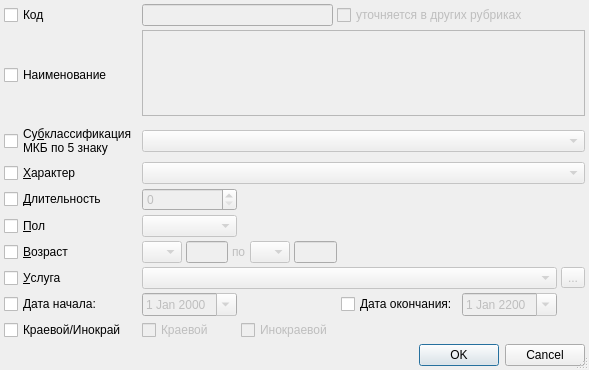
<?xml version="1.0" encoding="UTF-8"?>
<ui version="4.0">
 <class>ItemFinderDialog</class>
 <widget class="QDialog" name="ItemFinderDialog">
  <property name="geometry">
   <rect>
    <x>0</x>
    <y>0</y>
    <width>560</width>
    <height>370</height>
   </rect>
  </property>
  <property name="windowTitle">
   <string>ChangeMe!</string>
  </property>
  <property name="sizeGripEnabled">
   <bool>true</bool>
  </property>
  <layout class="QGridLayout" name="gridLayout">
   <property name="margin">
    <number>4</number>
   </property>
   <property name="spacing">
    <number>4</number>
   </property>
   <item row="0" column="1" colspan="2">
    <widget class="QLineEdit" name="edtCode">
     <property name="enabled">
      <bool>false</bool>
     </property>
    </widget>
   </item>
   <item row="0" column="3" colspan="4">
    <widget class="QCheckBox" name="chkPrim">
     <property name="enabled">
      <bool>false</bool>
     </property>
     <property name="whatsThis">
      <string>В справочнике МКБ обычно отмечается звёздочкой</string>
     </property>
     <property name="text">
      <string>уточняется в других рубриках</string>
     </property>
    </widget>
   </item>
   <item row="8" column="6">
    <widget class="QToolButton" name="btnSelectService">
     <property name="enabled">
      <bool>false</bool>
     </property>
     <property name="text">
      <string>...</string>
     </property>
    </widget>
   </item>
   <item row="7" column="1" colspan="3">
    <layout class="QHBoxLayout" name="horizontalLayout">
     <property name="spacing">
      <number>4</number>
     </property>
     <item>
      <widget class="QComboBox" name="cmbBegAgeUnit">
       <property name="enabled">
        <bool>false</bool>
       </property>
       <item>
        <property name="text">
         <string/>
        </property>
       </item>
       <item>
        <property name="text">
         <string>Д</string>
        </property>
       </item>
       <item>
        <property name="text">
         <string>Н</string>
        </property>
       </item>
       <item>
        <property name="text">
         <string>М</string>
        </property>
       </item>
       <item>
        <property name="text">
         <string>Г</string>
        </property>
       </item>
      </widget>
     </item>
     <item>
      <widget class="QLineEdit" name="edtBegAgeCount">
       <property name="enabled">
        <bool>false</bool>
       </property>
       <property name="sizePolicy">
        <sizepolicy hsizetype="Expanding" vsizetype="Fixed">
         <horstretch>0</horstretch>
         <verstretch>0</verstretch>
        </sizepolicy>
       </property>
       <property name="inputMask">
        <string>000; </string>
       </property>
       <property name="maxLength">
        <number>3</number>
       </property>
      </widget>
     </item>
     <item>
      <widget class="QLabel" name="lblAgeSep">
       <property name="enabled">
        <bool>false</bool>
       </property>
       <property name="text">
        <string>по</string>
       </property>
       <property name="buddy">
        <cstring>cmbEndAgeUnit</cstring>
       </property>
      </widget>
     </item>
     <item>
      <widget class="QComboBox" name="cmbEndAgeUnit">
       <property name="enabled">
        <bool>false</bool>
       </property>
       <item>
        <property name="text">
         <string/>
        </property>
       </item>
       <item>
        <property name="text">
         <string>Д</string>
        </property>
       </item>
       <item>
        <property name="text">
         <string>Н</string>
        </property>
       </item>
       <item>
        <property name="text">
         <string>М</string>
        </property>
       </item>
       <item>
        <property name="text">
         <string>Г</string>
        </property>
       </item>
      </widget>
     </item>
     <item>
      <widget class="QLineEdit" name="edtEndAgeCount">
       <property name="enabled">
        <bool>false</bool>
       </property>
       <property name="sizePolicy">
        <sizepolicy hsizetype="Expanding" vsizetype="Fixed">
         <horstretch>0</horstretch>
         <verstretch>0</verstretch>
        </sizepolicy>
       </property>
       <property name="inputMask">
        <string>000; </string>
       </property>
       <property name="maxLength">
        <number>3</number>
       </property>
      </widget>
     </item>
    </layout>
   </item>
   <item row="8" column="1" colspan="5">
    <widget class="CRBComboBox" name="cmbService">
     <property name="enabled">
      <bool>false</bool>
     </property>
    </widget>
   </item>
   <item row="7" column="5" colspan="2">
    <spacer name="spacer_2">
     <property name="orientation">
      <enum>Qt::Horizontal</enum>
     </property>
     <property name="sizeHint" stdset="0">
      <size>
       <width>173</width>
       <height>20</height>
      </size>
     </property>
    </spacer>
   </item>
   <item row="3" column="1" colspan="6">
    <widget class="CRBComboBox" name="cmbMKBSubclass">
     <property name="enabled">
      <bool>false</bool>
     </property>
     <property name="whatsThis">
      <string>Последующее уточнение кода диагноза, не предписанное справочником МКБ</string>
     </property>
    </widget>
   </item>
   <item row="4" column="1" colspan="6">
    <widget class="QComboBox" name="cmbCharacters">
     <property name="enabled">
      <bool>false</bool>
     </property>
     <property name="whatsThis">
      <string>Допустимый характер заболевания, применяется для контроля ввода</string>
     </property>
    </widget>
   </item>
   <item row="5" column="1">
    <widget class="QSpinBox" name="edtDuration">
     <property name="enabled">
      <bool>false</bool>
     </property>
     <property name="maximum">
      <number>999</number>
     </property>
    </widget>
   </item>
   <item row="5" column="2" colspan="5">
    <spacer>
     <property name="orientation">
      <enum>Qt::Horizontal</enum>
     </property>
     <property name="sizeHint" stdset="0">
      <size>
       <width>289</width>
       <height>17</height>
      </size>
     </property>
    </spacer>
   </item>
   <item row="6" column="1">
    <widget class="QComboBox" name="cmbSex">
     <property name="enabled">
      <bool>false</bool>
     </property>
     <item>
      <property name="text">
       <string/>
      </property>
     </item>
     <item>
      <property name="text">
       <string>М</string>
      </property>
     </item>
     <item>
      <property name="text">
       <string>Ж</string>
      </property>
     </item>
    </widget>
   </item>
   <item row="6" column="2" colspan="5">
    <spacer name="spacer">
     <property name="orientation">
      <enum>Qt::Horizontal</enum>
     </property>
     <property name="sizeHint" stdset="0">
      <size>
       <width>289</width>
       <height>20</height>
      </size>
     </property>
    </spacer>
   </item>
   <item row="13" column="0" colspan="7">
    <widget class="QDialogButtonBox" name="buttonBox">
     <property name="orientation">
      <enum>Qt::Horizontal</enum>
     </property>
     <property name="standardButtons">
      <set>QDialogButtonBox::Cancel|QDialogButtonBox::Ok</set>
     </property>
    </widget>
   </item>
   <item row="9" column="5">
    <widget class="CDateEdit" name="edtEndDate">
     <property name="enabled">
      <bool>false</bool>
     </property>
     <property name="sizePolicy">
      <sizepolicy hsizetype="Maximum" vsizetype="Fixed">
       <horstretch>0</horstretch>
       <verstretch>0</verstretch>
      </sizepolicy>
     </property>
     <property name="date">
      <date>
       <year>2200</year>
       <month>1</month>
       <day>1</day>
      </date>
     </property>
     <property name="calendarPopup">
      <bool>true</bool>
     </property>
    </widget>
   </item>
   <item row="9" column="1">
    <widget class="CDateEdit" name="edtBegDate">
     <property name="enabled">
      <bool>false</bool>
     </property>
     <property name="sizePolicy">
      <sizepolicy hsizetype="Maximum" vsizetype="Fixed">
       <horstretch>0</horstretch>
       <verstretch>0</verstretch>
      </sizepolicy>
     </property>
     <property name="calendarPopup">
      <bool>true</bool>
     </property>
    </widget>
   </item>
   <item row="6" column="0">
    <widget class="QCheckBox" name="chkSex">
     <property name="text">
      <string>&amp;Пол</string>
     </property>
    </widget>
   </item>
   <item row="3" column="0">
    <widget class="QCheckBox" name="chkMKBSubclass">
     <property name="text">
      <string>Cу&amp;бклассификация
МКБ по 5 знаку</string>
     </property>
    </widget>
   </item>
   <item row="0" column="0">
    <widget class="QCheckBox" name="chkCode">
     <property name="text">
      <string>Код</string>
     </property>
    </widget>
   </item>
   <item row="1" column="0" rowspan="2">
    <widget class="QCheckBox" name="chkName">
     <property name="text">
      <string>Наименование</string>
     </property>
    </widget>
   </item>
   <item row="4" column="0">
    <widget class="QCheckBox" name="chkCharacters">
     <property name="text">
      <string>&amp;Характер</string>
     </property>
    </widget>
   </item>
   <item row="5" column="0">
    <widget class="QCheckBox" name="chkDuration">
     <property name="text">
      <string>&amp;Длительность</string>
     </property>
    </widget>
   </item>
   <item row="8" column="0">
    <widget class="QCheckBox" name="chkService">
     <property name="text">
      <string>&amp;Услуга</string>
     </property>
    </widget>
   </item>
   <item row="9" column="4">
    <widget class="QCheckBox" name="chkEndDate">
     <property name="text">
      <string>Дата окончания:</string>
     </property>
    </widget>
   </item>
   <item row="7" column="0">
    <widget class="QCheckBox" name="chkAge">
     <property name="text">
      <string>&amp;Возраст</string>
     </property>
    </widget>
   </item>
   <item row="1" column="1" colspan="6">
    <widget class="QTextEdit" name="edtName">
     <property name="enabled">
      <bool>false</bool>
     </property>
    </widget>
   </item>
   <item row="9" column="0">
    <widget class="QCheckBox" name="chkBegDate">
     <property name="text">
      <string>Дата начала:</string>
     </property>
    </widget>
   </item>
   <item row="10" column="0">
    <widget class="QCheckBox" name="chkOMSMTR">
     <property name="text">
      <string>Краевой/Инокрай</string>
     </property>
    </widget>
   </item>
   <item row="10" column="2">
    <widget class="QCheckBox" name="chkMTR">
     <property name="enabled">
      <bool>false</bool>
     </property>
     <property name="text">
      <string>Инокраевой</string>
     </property>
    </widget>
   </item>
   <item row="10" column="1">
    <widget class="QCheckBox" name="chkOMS">
     <property name="enabled">
      <bool>false</bool>
     </property>
     <property name="text">
      <string>Краевой</string>
     </property>
    </widget>
   </item>
  </layout>
 </widget>
 <customwidgets>
  <customwidget>
   <class>CRBComboBox</class>
   <extends>QComboBox</extends>
   <header>library/crbcombobox.h</header>
  </customwidget>
  <customwidget>
   <class>CDateEdit</class>
   <extends>QDateEdit</extends>
   <header>library/DateEdit.h</header>
  </customwidget>
 </customwidgets>
 <tabstops>
  <tabstop>edtCode</tabstop>
  <tabstop>chkPrim</tabstop>
  <tabstop>edtName</tabstop>
  <tabstop>cmbMKBSubclass</tabstop>
  <tabstop>cmbCharacters</tabstop>
  <tabstop>edtDuration</tabstop>
  <tabstop>cmbSex</tabstop>
  <tabstop>cmbBegAgeUnit</tabstop>
  <tabstop>edtBegAgeCount</tabstop>
  <tabstop>cmbEndAgeUnit</tabstop>
  <tabstop>edtEndAgeCount</tabstop>
  <tabstop>cmbService</tabstop>
  <tabstop>btnSelectService</tabstop>
  <tabstop>buttonBox</tabstop>
 </tabstops>
 <resources/>
 <connections>
  <connection>
   <sender>buttonBox</sender>
   <signal>accepted()</signal>
   <receiver>ItemFinderDialog</receiver>
   <slot>accept()</slot>
   <hints>
    <hint type="sourcelabel">
     <x>169</x>
     <y>339</y>
    </hint>
    <hint type="destinationlabel">
     <x>105</x>
     <y>344</y>
    </hint>
   </hints>
  </connection>
  <connection>
   <sender>buttonBox</sender>
   <signal>rejected()</signal>
   <receiver>ItemFinderDialog</receiver>
   <slot>reject()</slot>
   <hints>
    <hint type="sourcelabel">
     <x>249</x>
     <y>339</y>
    </hint>
    <hint type="destinationlabel">
     <x>221</x>
     <y>344</y>
    </hint>
   </hints>
  </connection>
  <connection>
   <sender>chkCode</sender>
   <signal>toggled(bool)</signal>
   <receiver>edtCode</receiver>
   <slot>setEnabled(bool)</slot>
   <hints>
    <hint type="sourcelabel">
     <x>52</x>
     <y>13</y>
    </hint>
    <hint type="destinationlabel">
     <x>175</x>
     <y>13</y>
    </hint>
   </hints>
  </connection>
  <connection>
   <sender>chkCode</sender>
   <signal>toggled(bool)</signal>
   <receiver>chkPrim</receiver>
   <slot>setEnabled(bool)</slot>
   <hints>
    <hint type="sourcelabel">
     <x>52</x>
     <y>13</y>
    </hint>
    <hint type="destinationlabel">
     <x>379</x>
     <y>13</y>
    </hint>
   </hints>
  </connection>
  <connection>
   <sender>chkMKBSubclass</sender>
   <signal>toggled(bool)</signal>
   <receiver>cmbMKBSubclass</receiver>
   <slot>setEnabled(bool)</slot>
   <hints>
    <hint type="sourcelabel">
     <x>52</x>
     <y>135</y>
    </hint>
    <hint type="destinationlabel">
     <x>307</x>
     <y>135</y>
    </hint>
   </hints>
  </connection>
  <connection>
   <sender>chkCharacters</sender>
   <signal>toggled(bool)</signal>
   <receiver>cmbCharacters</receiver>
   <slot>setEnabled(bool)</slot>
   <hints>
    <hint type="sourcelabel">
     <x>52</x>
     <y>164</y>
    </hint>
    <hint type="destinationlabel">
     <x>307</x>
     <y>164</y>
    </hint>
   </hints>
  </connection>
  <connection>
   <sender>chkDuration</sender>
   <signal>toggled(bool)</signal>
   <receiver>edtDuration</receiver>
   <slot>setEnabled(bool)</slot>
   <hints>
    <hint type="sourcelabel">
     <x>52</x>
     <y>188</y>
    </hint>
    <hint type="destinationlabel">
     <x>146</x>
     <y>188</y>
    </hint>
   </hints>
  </connection>
  <connection>
   <sender>chkSex</sender>
   <signal>toggled(bool)</signal>
   <receiver>cmbSex</receiver>
   <slot>setEnabled(bool)</slot>
   <hints>
    <hint type="sourcelabel">
     <x>52</x>
     <y>212</y>
    </hint>
    <hint type="destinationlabel">
     <x>146</x>
     <y>212</y>
    </hint>
   </hints>
  </connection>
  <connection>
   <sender>chkAge</sender>
   <signal>toggled(bool)</signal>
   <receiver>cmbBegAgeUnit</receiver>
   <slot>setEnabled(bool)</slot>
   <hints>
    <hint type="sourcelabel">
     <x>52</x>
     <y>237</y>
    </hint>
    <hint type="destinationlabel">
     <x>122</x>
     <y>237</y>
    </hint>
   </hints>
  </connection>
  <connection>
   <sender>chkAge</sender>
   <signal>toggled(bool)</signal>
   <receiver>edtBegAgeCount</receiver>
   <slot>setEnabled(bool)</slot>
   <hints>
    <hint type="sourcelabel">
     <x>52</x>
     <y>237</y>
    </hint>
    <hint type="destinationlabel">
     <x>168</x>
     <y>237</y>
    </hint>
   </hints>
  </connection>
  <connection>
   <sender>chkAge</sender>
   <signal>toggled(bool)</signal>
   <receiver>lblAgeSep</receiver>
   <slot>setEnabled(bool)</slot>
   <hints>
    <hint type="sourcelabel">
     <x>52</x>
     <y>237</y>
    </hint>
    <hint type="destinationlabel">
     <x>203</x>
     <y>237</y>
    </hint>
   </hints>
  </connection>
  <connection>
   <sender>chkAge</sender>
   <signal>toggled(bool)</signal>
   <receiver>cmbEndAgeUnit</receiver>
   <slot>setEnabled(bool)</slot>
   <hints>
    <hint type="sourcelabel">
     <x>52</x>
     <y>237</y>
    </hint>
    <hint type="destinationlabel">
     <x>230</x>
     <y>237</y>
    </hint>
   </hints>
  </connection>
  <connection>
   <sender>chkAge</sender>
   <signal>toggled(bool)</signal>
   <receiver>edtEndAgeCount</receiver>
   <slot>setEnabled(bool)</slot>
   <hints>
    <hint type="sourcelabel">
     <x>52</x>
     <y>237</y>
    </hint>
    <hint type="destinationlabel">
     <x>276</x>
     <y>237</y>
    </hint>
   </hints>
  </connection>
  <connection>
   <sender>chkService</sender>
   <signal>toggled(bool)</signal>
   <receiver>cmbService</receiver>
   <slot>setEnabled(bool)</slot>
   <hints>
    <hint type="sourcelabel">
     <x>52</x>
     <y>262</y>
    </hint>
    <hint type="destinationlabel">
     <x>292</x>
     <y>262</y>
    </hint>
   </hints>
  </connection>
  <connection>
   <sender>chkService</sender>
   <signal>toggled(bool)</signal>
   <receiver>btnSelectService</receiver>
   <slot>setEnabled(bool)</slot>
   <hints>
    <hint type="sourcelabel">
     <x>52</x>
     <y>262</y>
    </hint>
    <hint type="destinationlabel">
     <x>497</x>
     <y>262</y>
    </hint>
   </hints>
  </connection>
  <connection>
   <sender>chkBegDate</sender>
   <signal>toggled(bool)</signal>
   <receiver>edtBegDate</receiver>
   <slot>setEnabled(bool)</slot>
   <hints>
    <hint type="sourcelabel">
     <x>52</x>
     <y>286</y>
    </hint>
    <hint type="destinationlabel">
     <x>146</x>
     <y>286</y>
    </hint>
   </hints>
  </connection>
  <connection>
   <sender>chkEndDate</sender>
   <signal>toggled(bool)</signal>
   <receiver>edtEndDate</receiver>
   <slot>setEnabled(bool)</slot>
   <hints>
    <hint type="sourcelabel">
     <x>347</x>
     <y>286</y>
    </hint>
    <hint type="destinationlabel">
     <x>439</x>
     <y>286</y>
    </hint>
   </hints>
  </connection>
  <connection>
   <sender>chkName</sender>
   <signal>toggled(bool)</signal>
   <receiver>edtName</receiver>
   <slot>setEnabled(bool)</slot>
   <hints>
    <hint type="sourcelabel">
     <x>52</x>
     <y>74</y>
    </hint>
    <hint type="destinationlabel">
     <x>307</x>
     <y>74</y>
    </hint>
   </hints>
  </connection>
  <connection>
   <sender>chkOMSMTR</sender>
   <signal>toggled(bool)</signal>
   <receiver>chkOMS</receiver>
   <slot>setEnabled(bool)</slot>
   <hints>
    <hint type="sourcelabel">
     <x>63</x>
     <y>330</y>
    </hint>
    <hint type="destinationlabel">
     <x>169</x>
     <y>330</y>
    </hint>
   </hints>
  </connection>
  <connection>
   <sender>chkOMSMTR</sender>
   <signal>toggled(bool)</signal>
   <receiver>chkMTR</receiver>
   <slot>setEnabled(bool)</slot>
   <hints>
    <hint type="sourcelabel">
     <x>63</x>
     <y>330</y>
    </hint>
    <hint type="destinationlabel">
     <x>256</x>
     <y>330</y>
    </hint>
   </hints>
  </connection>
 </connections>
</ui>
